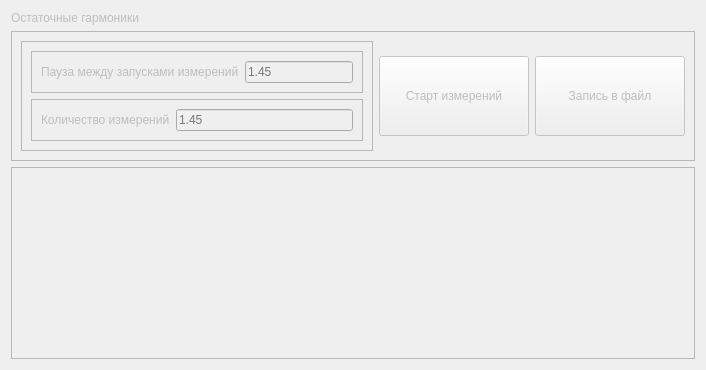
      <widget class="QWidget" name="tab_mode_4">
       <property name="enabled">
        <bool>false</bool>
       </property>
       <attribute name="title">
        <string>Режим 4</string>
       </attribute>
       <layout class="QVBoxLayout" name="verticalLayout_8">
        <item>
         <widget class="QLabel" name="lbl_Mode4Name">
          <property name="text">
           <string>Остаточные гармоники</string>
          </property>
         </widget>
        </item>
        <item>
         <widget class="QFrame" name="frame_4">
          <property name="maximumSize">
           <size>
            <width>700</width>
            <height>16777215</height>
           </size>
          </property>
          <property name="frameShape">
           <enum>QFrame::StyledPanel</enum>
          </property>
          <property name="frameShadow">
           <enum>QFrame::Raised</enum>
          </property>
          <layout class="QHBoxLayout" name="horizontalLayout_14">
           <item>
            <widget class="QFrame" name="frame_4_1">
             <property name="maximumSize">
              <size>
               <width>500</width>
               <height>16777215</height>
              </size>
             </property>
             <property name="frameShape">
              <enum>QFrame::StyledPanel</enum>
             </property>
             <property name="frameShadow">
              <enum>QFrame::Raised</enum>
             </property>
             <layout class="QVBoxLayout" name="verticalLayout_7">
              <item>
               <widget class="QFrame" name="frame_4_1_1">
                <property name="frameShape">
                 <enum>QFrame::StyledPanel</enum>
                </property>
                <property name="frameShadow">
                 <enum>QFrame::Raised</enum>
                </property>
                <layout class="QHBoxLayout" name="horizontalLayout_12">
                 <item>
                  <widget class="QLabel" name="lbl_Pause_4">
                   <property name="maximumSize">
                    <size>
                     <width>300</width>
                     <height>16777215</height>
                    </size>
                   </property>
                   <property name="text">
                    <string>Пауза между запусками измерений</string>
                   </property>
                  </widget>
                 </item>
                 <item>
                  <widget class="QLineEdit" name="lEd_Pause_4">
                   <property name="maximumSize">
                    <size>
                     <width>200</width>
                     <height>16777215</height>
                    </size>
                   </property>
                   <property name="placeholderText">
                    <string>1.45</string>
                   </property>
                  </widget>
                 </item>
                </layout>
               </widget>
              </item>
              <item>
               <widget class="QFrame" name="frame_4_1_2">
                <property name="frameShape">
                 <enum>QFrame::StyledPanel</enum>
                </property>
                <property name="frameShadow">
                 <enum>QFrame::Raised</enum>
                </property>
                <layout class="QHBoxLayout" name="horizontalLayout_13">
                 <item>
                  <widget class="QLabel" name="lbl_MeasurementsNumber_4">
                   <property name="maximumSize">
                    <size>
                     <width>300</width>
                     <height>16777215</height>
                    </size>
                   </property>
                   <property name="text">
                    <string>Количество измерений</string>
                   </property>
                  </widget>
                 </item>
                 <item>
                  <widget class="QLineEdit" name="lEd_MeasurementsNumber_4">
                   <property name="maximumSize">
                    <size>
                     <width>200</width>
                     <height>16777215</height>
                    </size>
                   </property>
                   <property name="placeholderText">
                    <string>1.45</string>
                   </property>
                  </widget>
                 </item>
                </layout>
               </widget>
              </item>
             </layout>
            </widget>
           </item>
           <item>
            <widget class="QPushButton" name="pBtn_Start_4">
             <property name="minimumSize">
              <size>
               <width>150</width>
               <height>80</height>
              </size>
             </property>
             <property name="text">
              <string>Старт измерений</string>
             </property>
            </widget>
           </item>
           <item>
            <widget class="QPushButton" name="pBtn_Save2File_4">
             <property name="minimumSize">
              <size>
               <width>150</width>
               <height>80</height>
              </size>
             </property>
             <property name="text">
              <string>Запись в файл</string>
             </property>
            </widget>
           </item>
          </layout>
         </widget>
        </item>
        <item>
         <widget class="QTableView" name="tblView_Result_4"/>
        </item>
       </layout>
      </widget>
